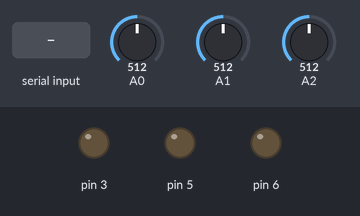
The sketch below on a simulated Arduino Uno, built with avr-gcc and run on an emulated ATmega328P. On the bench: output pins drawn as LEDs (lit = HIGH). The inputs (shaded band) are chosen by the test bench; at power-on: A0 = 512, A1 = 512, A2 = 512. What the sketch prints to the serial monitor is not drawn.

Above: at 1.2 s.
1.3 s: "b" received over Serial
At 1.6 s:
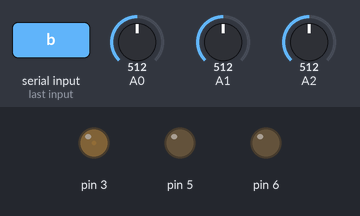
2.8 s: "g" received over Serial
At 4.0 s:
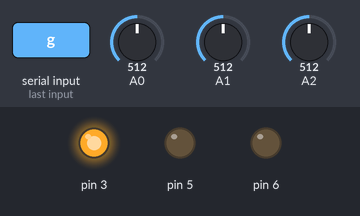
4.3 s: "d" received over Serial
At 5.1 s:
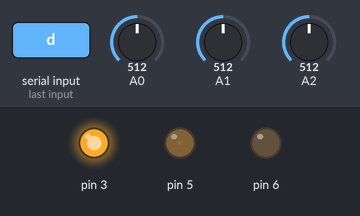
5.8 s: "a" received over Serial
At 6.2 s:
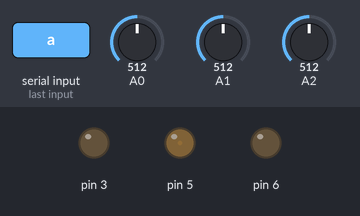
7.3 s: "h" received over Serial
At 8.5 s:
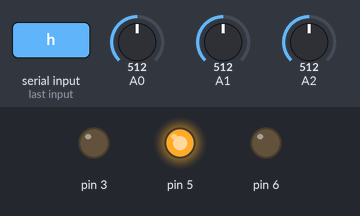
8.8 s: "f" received over Serial
At 9.7 s:
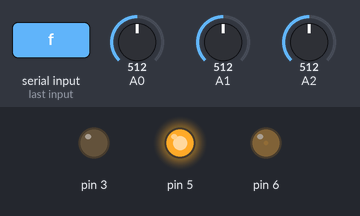
Timing chart, 0 to 11.3 s (numbered marks = the images above; inputs shaded):
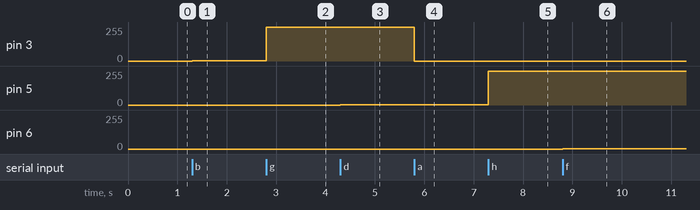

The sketch:

Analog_And_Digital_Hybrid_Interface_Arduino_Driver.ino
```cpp
// write ram state variable
char strWriteRamState;

// bit 0 analog state
double dblBit0State = 0;

// bit 1 analog state
double dblBit1State = 0;

// bit 2 analog state
double dblBit2State = 0;

// function for setting state of Bit 0
void SetBit0State(char strBitState) {
  // sets bit 0 to 0
  if(strBitState == 'a') {
    analogWrite(3, LOW);
  }
  // sets bit 0 to 1
  if(strBitState == 'b') {
    analogWrite(3, HIGH);
  }
  // states for bit 0 in analog mode
  if(strBitState == 'g') {
    // input for bit 0 state
    dblBit0State = Serial.read();
    // Writes bit 0 state to ram
    analogWrite(3, dblBit0State);
  }

}

// function for setting state of Bit 1
void SetBit1State(char strBitState) {

  // sets bit 1 to 0
  if(strBitState == 'c') {
    analogWrite(5, LOW);
  }
  // sets bit 1 to 1
  if(strBitState == 'd') {
    analogWrite(5, HIGH);
  }
  // states for bit 1 in analog mode
  if(strBitState == 'h') {
    // input for bit 1 state
    dblBit1State = Serial.read();
    // Writes bit 1 state to ram
    analogWrite(5, dblBit1State);
  }

}

// function for setting state of Bit 2
void SetBit2State(char strBitState) {

  // sets bit 2 to 0
  if(strBitState == 'e') {
    analogWrite(6, LOW);
  }
  // sets bit 2 to 1
  if(strBitState == 'f') {
    analogWrite(6, HIGH);
  }

  // states for bit 2 in analog mode
  if(strBitState == 'i') {
    // input for  bit 2 state
    dblBit2State = Serial.read();
    // Writes bit 2 state to ram
    analogWrite(6, dblBit2State);
  }

}
void setup() {
  // put your setup code here, to run once:
  // starts serial connection at 57600 baud
  Serial.begin(57600);
}

void loop() {
  // put your main code here, to run repeatedly:
  if(Serial.available() > 0){
    // input for Analog_And_Digital_Bit_Hybrid_Interface for user
    strWriteRamState = Serial.read();
    // functions needed to write state of RAM
    SetBit0State(strWriteRamState);
    SetBit1State(strWriteRamState);
    SetBit2State(strWriteRamState);
    // read dblBit0 and value
    double dblBit0 = analogRead(A0);
    // sends data from dblBit0 back to user
    Serial.print(dblBit0);
    // read dblBit1 and value
    double dblBit1 = analogRead(A1);
    // sends data from dblBit1 back to user
    Serial.print(dblBit1);
    // read dblBit2 and value
    double dblBit2 = analogRead(A2);
    // sends data from dblBit2 back to user
    Serial.print(dblBit2);
  }
}
```

Measured:
- after the input at 1.3 s, pin 3: 0/255 → 1/255 at once
- after the input at 2.8 s, pin 3: 1/255 → 255/255 at once
- after the input at 4.3 s, pin 5: 0/255 → 1/255 at once
- after the input at 5.8 s, pin 3: 255/255 → 0/255 at once
- after the input at 7.3 s, pin 5: 1/255 → 255/255 at once
- after the input at 8.8 s, pin 6: 0/255 → 1/255 at once
